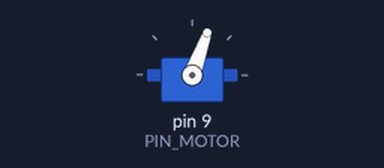
This sketch was run on a simulated Arduino Uno, built with avr-gcc and run on an emulated ATmega328P. Shown: servo.

Above: at 0.3 s.
Timing chart, 0 to 1.8 s (numbered marks = the images above):
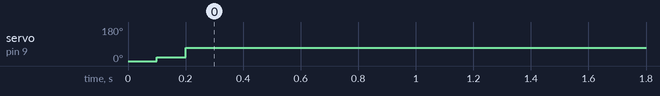

Measured:
- by itself, servo on pin 9 (PIN_MOTOR): 0° → 20° at 0.10 s, → 70° 0.10 s later

The sketch:

Test_Motors.ino
```cpp
#include <Servo.h>

#define PIN_MOTOR 9

Servo myservo;  // create servo object to control a servo

int potpin = 0;  // analog pin used to connect the potentiometer
int val;    // variable to read the value from the analog pin

void setup()
{
   myservo.attach(PIN_MOTOR);
   arm();
}

void loop()
{
  myservo.write(70);
  delay(15);                          // waits for the servo to get there
}

void arm(){                                                                   // Funcion del armado del ESC
 myservo.write(0);
 delay(100);
 myservo.write(20);
 delay(100);
}
```
